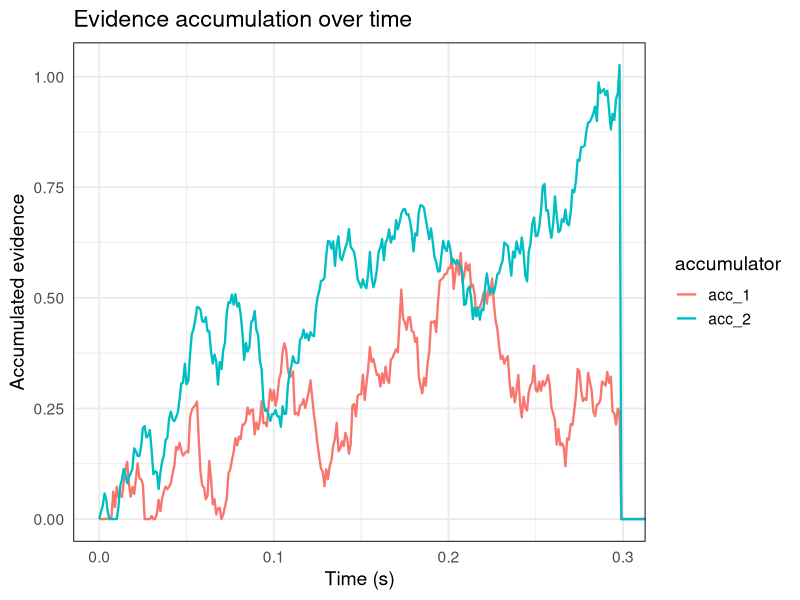

This chart was generated by the following R code:
# Load in Packages ----
library(tidyverse)

# Set Parameters ----

v1 <- 3 # drift value 1
v2 <- 2 # drift value 2
s <- 1 # sigma
d_bound <- 1 # decision boundary
dt <- 0.001 # time increment
endTime <- 0.5 # total simulated time
beta <- 0.5 # Parameter that limits the amount of Lateral Inhibition
lambda <- 0.5 # Limits the amount of leakage
acc_lim <- 0 #x limit truncation at 0

# Create Placeholder Variables ----

winner <- NA # placeholders are best practice
decision_time <- NA

# Create Vectors ----

## Time Vector
time <- seq(0, endTime, by = dt) # vector of all timepoints, increments of dt

## Steps Vector
nSteps <- length(time) # number of timepoints

## Accumulator Vectors

acc_1 <- numeric(nSteps) # acc_1 is vector with nSteps == 0

acc_2 <- numeric(nSteps)
# Generate Noise ----

noise_1 <- rnorm(nSteps - 1, mean = 0, sd = s) * sqrt(dt)
noise_2 <- rnorm(nSteps - 1, mean = 0, sd = s) * sqrt(dt)

# Model Generation ----

for (i in 2:nSteps) {
  # Current    #Previous     #Drift  #Leakage            #Lateral Inhibition
  acc_1[i] <- acc_1[i - 1] + (v1 - lambda * acc_1[i - 1] - beta * acc_2[i - 1]) * dt + (noise_1[i - 1])
  acc_2[i] <- acc_2[i - 1] + (v2 - lambda * acc_2[i - 1] - beta * acc_1[i - 1]) * dt + (noise_2[i - 1])
  
  
  ## max() function compares two values and returns the larger one.
  ##returns acc_1[i] as either positive value or zero
  acc_1[i] <- max(acc_1[i], acc_lim)
  acc_2[i] <- max(acc_2[i], acc_lim)
  
  if (acc_1[i] >= d_bound) {
    decision_time <- time[i]
    winner <- "Alternative 1 Chosen"
    break
  } else if (acc_2[i] >= d_bound) {
    decision_time <- time[i]
    winner <- "Alternative 2 Chosen"
    break
  }
}

# Create Data frame ----
acc_data <- data.frame(
  time = rep(time, 2),
  accumulator = rep(c("acc_1", "acc_2"), each = nSteps),
  evidence = c(acc_1, acc_2)
)

# Plot Data ----
ggplot(acc_data, aes(x = time, y = evidence, colour = accumulator)) +
  geom_line(linewidth = 0.8) +
  coord_cartesian(xlim = c(0, decision_time)) + # preserves data
  theme_minimal(base_size = 14) +
  labs(
    x = "Time (s)",
    y = "Accumulated evidence",
    title = "Evidence accumulation over time"
  ) +
  theme(
    panel.border = element_rect(colour = "black", fill = NA)
  )
# Print Results----
print(decision_time)
print(winner)
